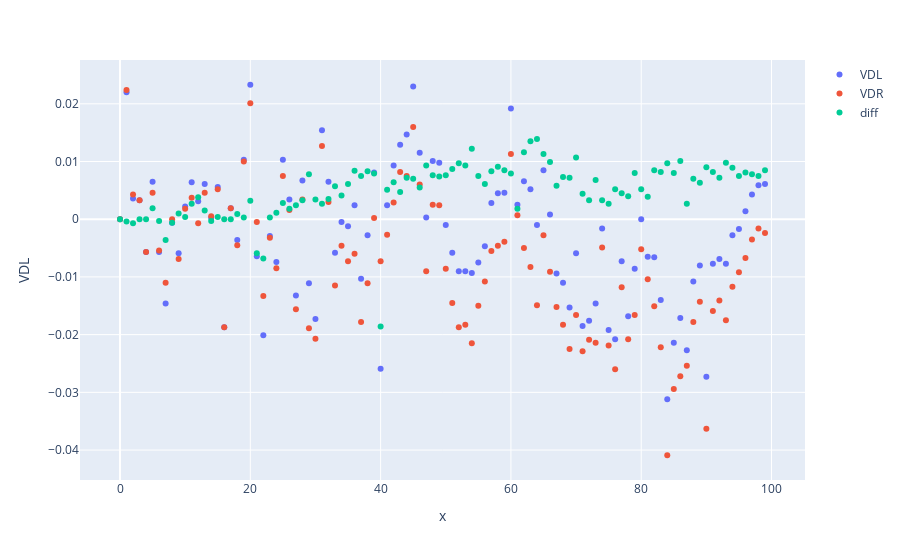

Notebook code cell kept with this figure:
### Markdown cell above
#### Interactive plot

### Code cell
diff_in_time = pd.concat(diode_df_dict.values(), ignore_index=False)
numberoftests = len(diode_df_dict)
diff_in_time_grouped = diff_in_time.groupby(diff_in_time.index)
threshold = diff_in_time.index.max()

diff_in_time_max = [group for name, group in diff_in_time_grouped if name >= threshold]
fig = px.scatter(diff_in_time_max[0]-diff_in_time_max[0]['VDL'].iloc[0], x=range(len(diff_in_time_max[0])), y='VDL')
fig.data[0].name="VDL"
fig.update_traces(showlegend=True)
 
fig.add_scatter(x=np.array(range(len(diff_in_time_max[0]))), y=diff_in_time_max[0]['VDR']-diff_in_time_max[0]['VDR'].iloc[0], mode='markers',name = "VDR")
fig.add_scatter(x=np.array(range(len(diff_in_time_max[0]))), y=(diff_in_time_max[0]['VDL']-diff_in_time_max[0]['VDR'])-(diff_in_time_max[0]['VDL']-diff_in_time_max[0]['VDR']).iloc[0], mode='markers',name = "diff")
 
fig.show()
